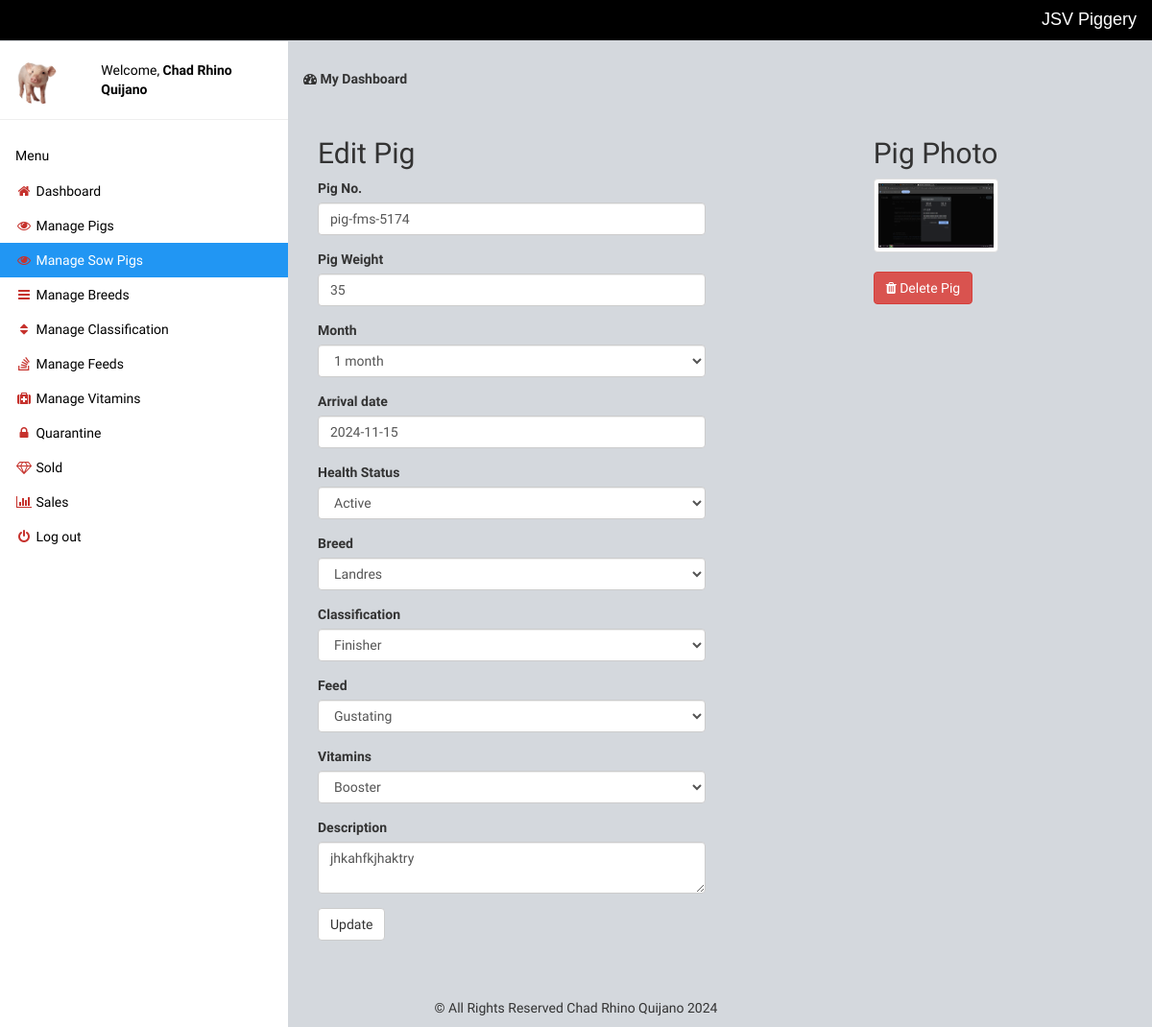
The app's page /edit-anay.php?id=2 (signed in) with its own data.
### tables this page shows
CREATE TABLE `pigs` (
  `id` int(11) NOT NULL,
  `pigno` varchar(255) NOT NULL,
  `breed_id` int(11) NOT NULL,
  `weight` varchar(10) NOT NULL,
  `img` varchar(255) NOT NULL,
  `gender` varchar(10) NOT NULL,
  `arrived` varchar(10) NOT NULL,
  `remark` text NOT NULL,
  `description` varchar(250) NOT NULL,
  `health_status` varchar(50) NOT NULL,
  `classification_id` int(11) NOT NULL,
  `feed_id` int(11) NOT NULL,
  `vitamins_id` int(11) NOT NULL,
  `status` int(11) NOT NULL DEFAULT 1 COMMENT '1=active,2=quarantined,3=sold\r\n',
  `type` varchar(255) DEFAULT NULL,
  `month` date NOT NULL
);

### edit-anay.php (the view, shortened to what this page needs)
<?php include 'setting/system.php'; ?>
<?php include 'theme/head.php'; ?>
<?php include 'theme/sidebar.php'; ?>
<?php
if (!$_GET['id'] or empty($_GET['id']) or $_GET['id'] == '') {
	header('location: manage-pig.php');
} else {
	$pigno = $weight = $gender = $remark = $arr = $bname = $b_id = $f_id =  $c_id = $v_id = $health = $img = "";
	$id = (int)$_GET['id'];
	$query = $db->query("SELECT * FROM pigs WHERE id = '$id' ");
	$obj = $query->fetch(PDO::FETCH_OBJ);
	$pigno = $obj->pigno;
		$weight = $obj->weight;
		$dec = $obj->description;
		$arr = $obj->arrived;
		$b_id = $obj->breed_id;
		$c_id = $obj->classification_id;
		$f_id = $obj->feed_id;
		$v_id = $obj->vitamins_id;
		$health = $obj->health_status;
		$img = $obj->img;
		$month = $obj->month;
}
?>
<div class="w3-main" style="margin-left:300px;margin-top:43px;">
	<header class="w3-container" style="padding-top:22px">
		<h5><b><i class="fa fa-dashboard"></i> My Dashboard</b></h5>
	</header>
	<div class="w3-container" style="padding-top:22px">
		<div class="w3-row">
			<div class="col-md-6">
				<h2>Edit Pig</h2>
				<form method="post">
					<div class="form-group">
						<label class="control-label">Pig No.</label>
						<input type="text" name="pigno" class="form-control" value="<?php echo $pigno; ?>">
					</div>
					<div class="form-group">
						<label class="control-label">Pig Weight</label>
						<input type="text" name="weight" class="form-control" value="<?php echo $weight; ?>">
					</div>
					<div class="form-group">
						<label class="control-label">Month</label>
						<select name="month" class="form-control" required>
							<?php
							for ($i = 1; $i <= 1000; $i++) {
								if ($month == $i) {
									?>
								<option selected value="<?= $i ?>"><?= $i ?> month</option>
							<?php
								}else{
									?>
								<option value="<?= $i ?>"><?= $i ?> month</option>
							<?php
								}
							}
							?>
						</select>
					</div>
					<div class="form-group date" data-provide="datepicker">
						<label class="control-label">Arrival date</label>
						<input type="text" name="arrived" class="form-control" value="<?php echo $arr; ?>">
					</div>
					<div class="form-group">
						<label class="control-label">Health Status</label>
						<select name="status" class="form-control" required>
							<option value="active" <?php echo $health == 'active' ? 'selected' : ''; ?>>Active</option>
						</select>
					</div>
					<div class="form-group">
						<label class="control-label">Breed</label>
						<select name="breed" class="form-control">
							<?php
							$getBreed = $db->query("SELECT * FROM breed");
							$breeds = $getBreed->fetchAll(PDO::FETCH_OBJ);
							foreach ($breeds as $breed) {
								if ($breed->id == $b_id) {
									?>
										<option selected value="<?php echo $breed->id; ?>"><?php echo $breed->name; ?></option>
									<?php
								}else{
									?>
										<option value="<?php echo $breed->id; ?>"><?php echo $breed->name; ?></option>
									<?php
								}
							}
							?>
						</select>
					</div>
					<div class="form-group">
						<label class="control-label">Classification</label>
						<select name="classification" class="form-control">
							<?php
							$getClassification = $db->query("SELECT * FROM classification");
							$classifs = $getClassification->fetchAll(PDO::FETCH_OBJ);
							foreach ($classifs as $classif) {
								if ($classif->id == $c_id) {
									?>
									<option value="<?php echo $classif->id; ?>"><?php echo $classif->name; ?></option>
								<?php
								}else{
									?>
									<option selected value="<?php echo $classif->id; ?>"><?php echo $classif->name; ?></option>
								<?php
								}
							}
							?>
						</select>
					</div>
					<div class="form-group">
						<label class="control-label">Feed</label>
						<select name="feed" class="form-control">
							<?php
							$getFeed = $db->query("SELECT * FROM feed");
							$feeds = $getFeed->fetchAll(PDO::FETCH_OBJ);
							foreach ($feeds as $feed) {
								if ($feed->id == $f_id) {
									?>
								<option selected value="<?php echo $feed->f_id; ?>"><?php echo $feed->name; ?></option>
								<?php
								}else{
									?>
								<option value="<?php echo $feed->f_id; ?>"><?php echo $feed->name; ?></option>
								<?php
								}
							}
							?>
						</select>
					</div>
					<div class="form-group">
						<label class="control-label">Vitamins</label>
						<select name="vitamins" class="form-control">
							<?php
							$getVitamins = $db->query("SELECT * FROM vitamins");
							$vitamins = $getVitamins->fetchAll(PDO::FETCH_OBJ);
							foreach ($vitamins as $vitamin) {
								if ($vitamin->id == $v_id) {
									?>
								<option selected value="<?php echo $vitamin->v_id; ?>"><?php echo $vitamin->name; ?></option>
								<?php
								}else{
									?>
								<option value="<?php echo $vitamin->v_id; ?>"><?php echo $vitamin->name; ?></option>
								<?php
								}
							}
							?>
						</select>
					</div>
					<div class="form-group">
						<label class="control-label">Description</label>
						<textarea class="form-control" name="description"><?php echo $dec; ?></textarea>
					</div>
					<button name="submit" type="submit" name="submit" class="btn btn-sn btn-default">Update</button>
				</form>
			</div>
			<div class="col-md-4 col-md-offset-2">
				<h2>Pig Photo</h2>
				<img src="<?php echo $img; ?>" width="130" height="120" class="thumbnail img img-responsive">
				<a class="btn btn-danger btn-md" onclick="return confirm('Continue delete pig ?')" href="delete.php?id=<?php echo $id ?>"><i class="fa fa-trash"></i> Delete Pig</a>
			</div>
		</div>
	</div>
</div>
<?php include 'theme/foot.php'; ?>

### theme/head.php (style rules this page uses)
body { font-family: 'Baumans'; background-color: #d4d8dd; }

### records on screen
pigs: pigno "pig-fms-5174", weight "35", month "1 month", arrived "2024-11-15", status "Active", description "jhkahfkjhaktry", img (picture)

### other values on screen
NAME_X "JSV Piggery"
$_SESSION['name'] "Chad Rhino Quijano"
form field breed "Landres"
form field classification "Finisher"
form field feed "Gustating"
form field vitamins "Booster"
